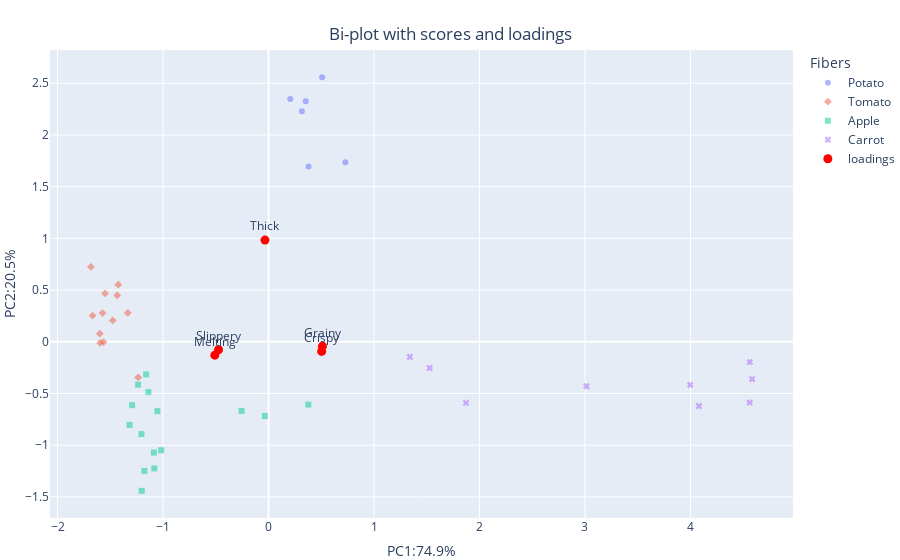

The notebook cell this image was saved under:
### Code cell
# 2D bi-plot
fig = px.scatter(df_scores, x='PC1', y='PC2',
                    color='Fibers',
                    symbol='Fibers',
                    opacity=0.5)

fig.add_trace(go.Scatter(
    x=df_loadings['PC1'],
    y=df_loadings['PC2'],
    mode='markers+text',
    marker=dict(size=9,color='red'),
    text=loadings_label,
    textposition='top center',
    name='loadings'
)
)

fig.update_layout(
                  title={
                    'text': 'Bi-plot with scores and loadings',
                    'x': 0.5,
                    'xanchor':'center',
                    'y': 0.95,
                    'yanchor':'top'},
                  margin=dict(l=0, r=0, b=0, t=50),

                  xaxis_title='PC1:74.9%',
                  yaxis_title='PC2:20.5%') 
fig.show()

### Figure 1 — Plotly figure (JSON) as saved in the notebook; plotly's stock layout.template omitted (floating-point values rounded to 4 significant figures)
{"data": [{"hovertemplate": "Fibers=Potato<br>PC1=%{x}<br>PC2=%{y}<extra></extra>", "legendgroup": "Potato", "marker": {"color": "#636efa", "opacity": 0.5, "symbol": "circle"}, "mode": "markers", "name": "Potato", "orientation": "v", "showlegend": true, "type": "scatter", "x": [0.3794, 0.7284, 0.3162, 0.5082, 0.353, 0.2062], "xaxis": "x", "y": [1.695, 1.737, 2.229, 2.559, 2.325, 2.347], "yaxis": "y"}, {"hovertemplate": "Fibers=Tomato<br>PC1=%{x}<br>PC2=%{y}<extra></extra>", "legendgroup": "Tomato", "marker": {"color": "#EF553B", "opacity": 0.5, "symbol": "diamond"}, "mode": "markers", "name": "Tomato", "orientation": "v", "showlegend": true, "type": "scatter", "x": [-1.6, -1.565, -1.574, -1.334, -1.236, -1.424, -1.596, -1.477, -1.434, -1.55, -1.669, -1.684], "xaxis": "x", "y": [0.07895, -0.002682, 0.2778, 0.279, -0.3447, 0.5522, -0.01064, 0.2062, 0.4489, 0.4678, 0.2539, 0.7252], "yaxis": "y"}, {"hovertemplate": "Fibers=Apple<br>PC1=%{x}<br>PC2=%{y}<extra></extra>", "legendgroup": "Apple", "marker": {"color": "#00cc96", "opacity": 0.5, "symbol": "square"}, "mode": "markers", "name": "Apple", "orientation": "v", "showlegend": true, "type": "scatter", "x": [-0.2555, -0.03484, 0.3767, -1.087, -1.177, -1.018, -1.14, -1.054, -1.161, -1.318, -1.083, -1.202, -1.293, -1.237, -1.205], "xaxis": "x", "y": [-0.6692, -0.7176, -0.607, -1.071, -1.248, -1.048, -0.4864, -0.6704, -0.3155, -0.8029, -1.224, -1.441, -0.6129, -0.4149, -0.8923], "yaxis": "y"}, {"hovertemplate": "Fibers=Carrot<br>PC1=%{x}<br>PC2=%{y}<extra></extra>", "legendgroup": "Carrot", "marker": {"color": "#ab63fa", "opacity": 0.5, "symbol": "x"}, "mode": "markers", "name": "Carrot", "orientation": "v", "showlegend": true, "type": "scatter", "x": [3.014, 3.998, 4.08, 4.561, 4.563, 4.584, 1.34, 1.528, 1.872], "xaxis": "x", "y": [-0.4297, -0.4168, -0.6207, -0.5886, -0.1961, -0.3612, -0.1453, -0.2534, -0.5905], "yaxis": "y"}, {"marker": {"color": "red", "size": 9}, "mode": "markers+text", "name": "loadings", "text": ["Thick", "Grainy", "Slippery", "Crispy", "Melting"], "textposition": "top center", "type": "scatter", "x": [-0.03391, 0.511, -0.474, 0.5036, -0.5093], "y": [0.9834, -0.0424, -0.07643, -0.09317, -0.129]}], "layout": {"legend": {"title": {"text": "Fibers"}, "tracegroupgap": 0}, "margin": {"b": 0, "l": 0, "r": 0, "t": 50}, "title": {"text": "Bi-plot with scores and loadings", "x": 0.5, "xanchor": "center", "y": 0.95, "yanchor": "top"}, "xaxis": {"anchor": "y", "domain": [0, 1], "title": {"text": "PC1:74.9%"}}, "yaxis": {"anchor": "x", "domain": [0, 1], "title": {"text": "PC2:20.5%"}}}}
